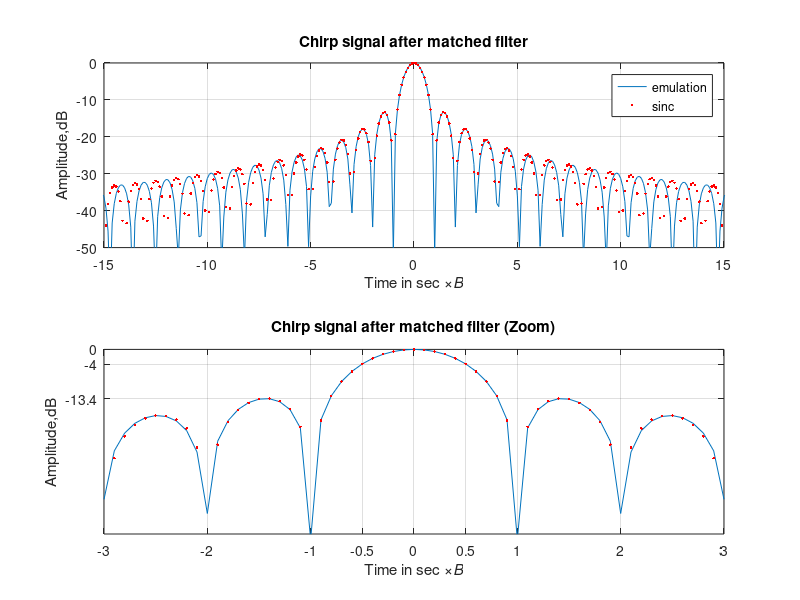

Write the MATLAB code that produced this figure.
%%demo of chrip signal after matched filter
T=10e-6;      %10的-5次
B=30e6;       %30M
K=B/T;
Fs=10*B;Ts=1/Fs;
N=T/Ts;
t=linspace(-T/2,T/2,N);
St=exp(1i*pi*K*t.^2);
Ht=exp(-1i*pi*K*t.^2);
Sot=conv(St,Ht);
subplot(2,1,1);
L=2*N-1;
t1=linspace(-T,T,L);
Z=abs(Sot);Z=Z/max(Z);
Z=20*log10(Z+1e-6);
Z1=abs(sinc(B.*t1));
Z1=20*log10(Z1+1e-6);
t1=t1*B;
plot(t1,Z,t1,Z1,'r.');
axis([-15,15,-50,inf]);grid on;
legend('emulation','sinc');
xlabel('Time in sec \times\itB');
ylabel('Amplitude,dB');
title('Chirp signal after matched filter');
subplot(2,1,2)                          %zoom
N0=3*Fs/B;
t2=-N0*Ts:Ts:N0*Ts;
t2=B*t2;
plot(t2,Z(N-N0:N+N0),t2,Z1(N-N0:N+N0),'r.');
axis([-inf,inf,-50,inf]);grid on;
set(gca,'Ytick',[-13.4,-4,0],'Xtick',[-3,-2,-1,-0.5,0,0.5,1,2,3]);
xlabel('Time in sec \times\itB');
ylabel('Amplitude,dB');
title('Chirp signal after matched filter (Zoom)');
